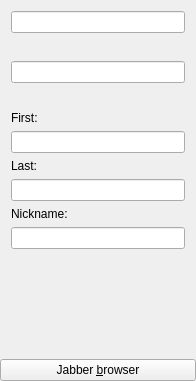
<ui version="4.0" >
 <class>JabberAddBase</class>
 <widget class="QWidget" name="JabberAddBase" >
  <property name="geometry" >
   <rect>
    <x>0</x>
    <y>0</y>
    <width>196</width>
    <height>381</height>
   </rect>
  </property>
  <property name="windowTitle" >
   <string/>
  </property>
  <layout class="QVBoxLayout" >
   <property name="margin" >
    <number>0</number>
   </property>
   <property name="spacing" >
    <number>6</number>
   </property>
   <item>
    <widget class="RadioGroup" native="1" name="grpJID" >
     <layout class="QVBoxLayout" >
      <property name="margin" >
       <number>11</number>
      </property>
      <property name="spacing" >
       <number>6</number>
      </property>
      <item>
       <widget class="QLineEdit" name="edtJID" />
      </item>
     </layout>
    </widget>
   </item>
   <item>
    <widget class="RadioGroup" native="1" name="grpMail" >
     <layout class="QVBoxLayout" >
      <property name="margin" >
       <number>11</number>
      </property>
      <property name="spacing" >
       <number>6</number>
      </property>
      <item>
       <widget class="QLineEdit" name="edtMail" />
      </item>
     </layout>
    </widget>
   </item>
   <item>
    <widget class="RadioGroup" native="1" name="grpName" >
     <layout class="QVBoxLayout" >
      <property name="margin" >
       <number>11</number>
      </property>
      <property name="spacing" >
       <number>6</number>
      </property>
      <item>
       <widget class="QLabel" name="lblFirst" >
        <property name="text" >
         <string>First:</string>
        </property>
        <property name="wordWrap" >
         <bool>false</bool>
        </property>
       </widget>
      </item>
      <item>
       <widget class="QLineEdit" name="edtFirst" />
      </item>
      <item>
       <widget class="QLabel" name="lblLast" >
        <property name="text" >
         <string>Last:</string>
        </property>
        <property name="wordWrap" >
         <bool>false</bool>
        </property>
       </widget>
      </item>
      <item>
       <widget class="QLineEdit" name="edtLast" />
      </item>
      <item>
       <widget class="QLabel" name="lblNick" >
        <property name="text" >
         <string>Nickname:</string>
        </property>
        <property name="wordWrap" >
         <bool>false</bool>
        </property>
       </widget>
      </item>
      <item>
       <widget class="QLineEdit" name="edtNick" />
      </item>
     </layout>
    </widget>
   </item>
   <item>
    <spacer>
     <property name="orientation" >
      <enum>Qt::Vertical</enum>
     </property>
     <property name="sizeType" >
      <enum>QSizePolicy::Expanding</enum>
     </property>
     <property name="sizeHint" >
      <size>
       <width>20</width>
       <height>20</height>
      </size>
     </property>
    </spacer>
   </item>
   <item>
    <widget class="QPushButton" name="btnBrowser" >
     <property name="text" >
      <string>Jabber &amp;browser</string>
     </property>
    </widget>
   </item>
  </layout>
 </widget>
 <customwidgets>
  <customwidget>
   <class>RadioGroup</class>
   <extends>QWidget</extends>
   <header>intedit.h</header>
   <container>1</container>
  </customwidget>
 </customwidgets>
 <resources/>
 <connections/>
</ui>
